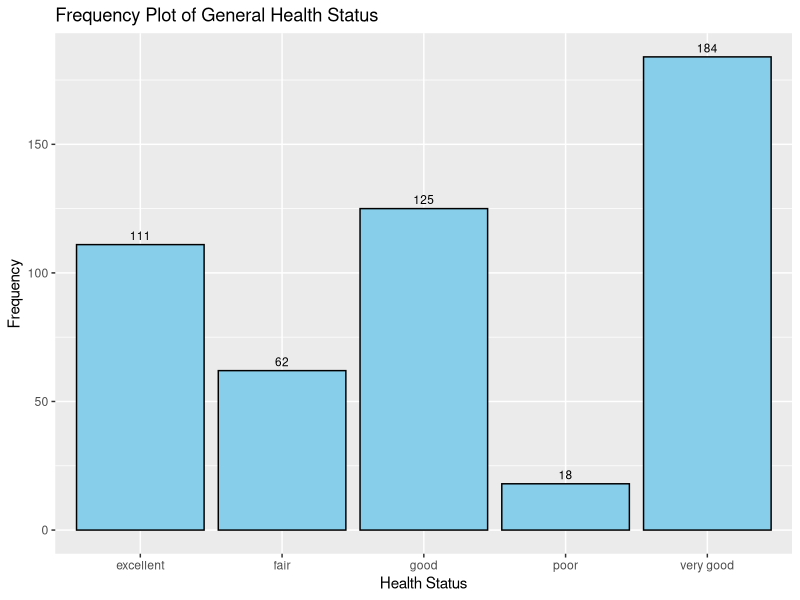
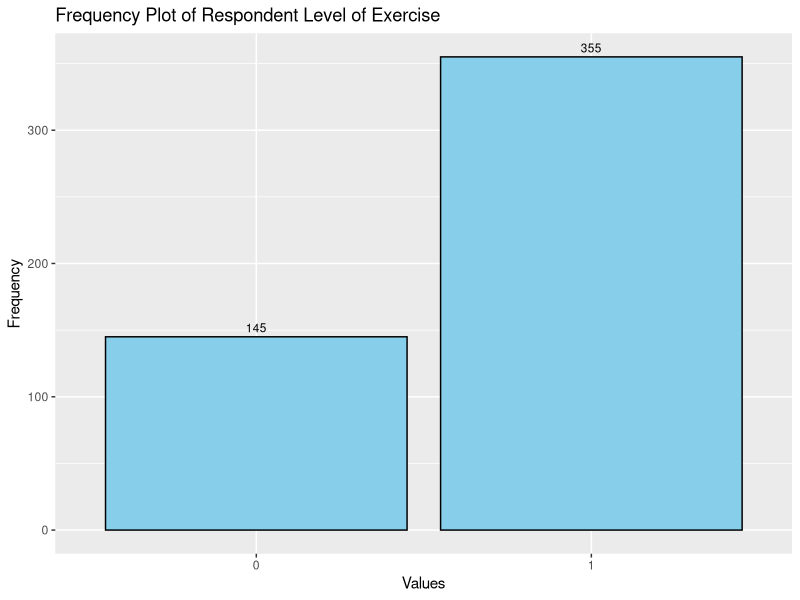
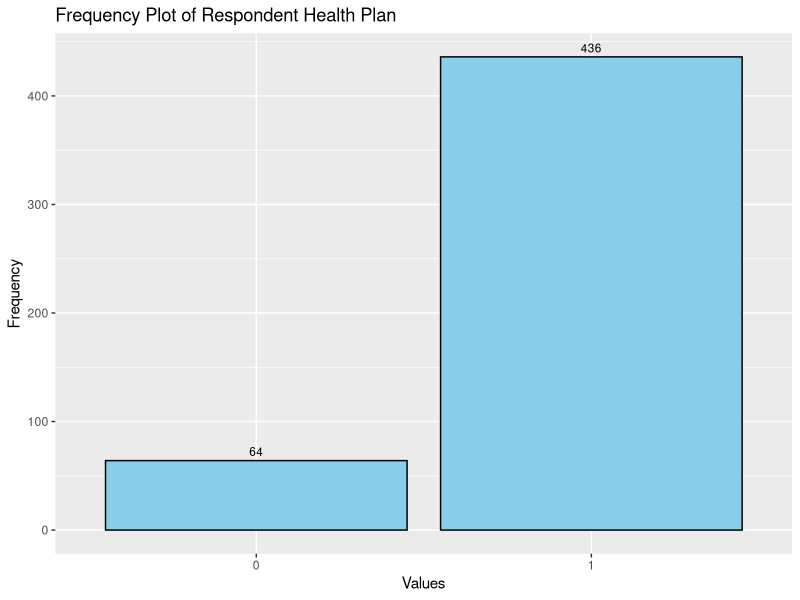
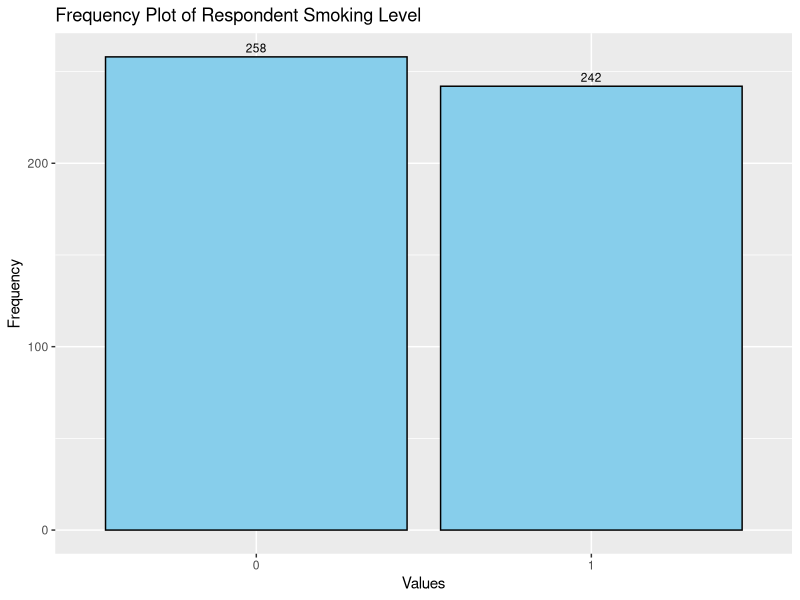
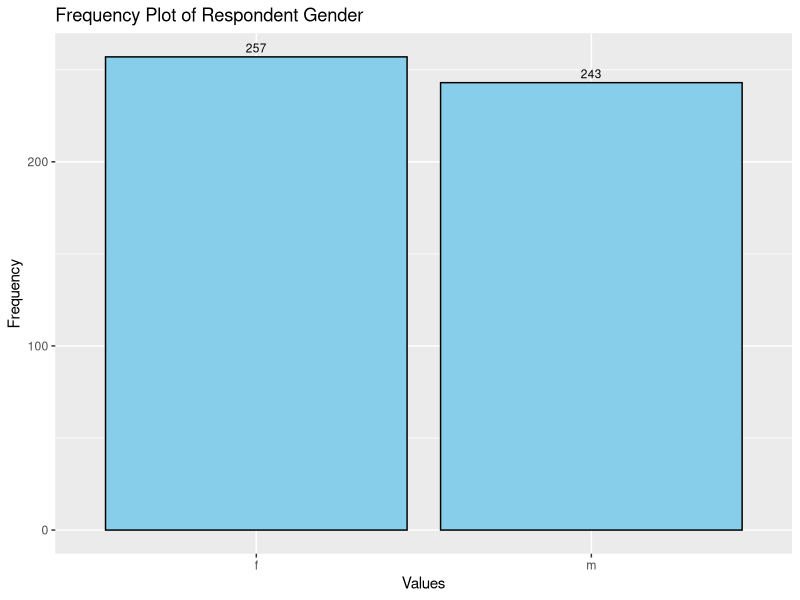
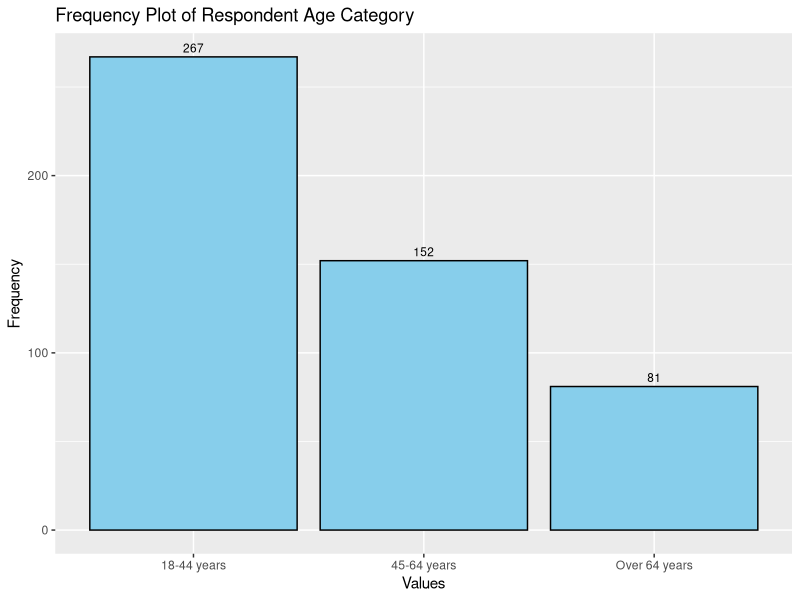
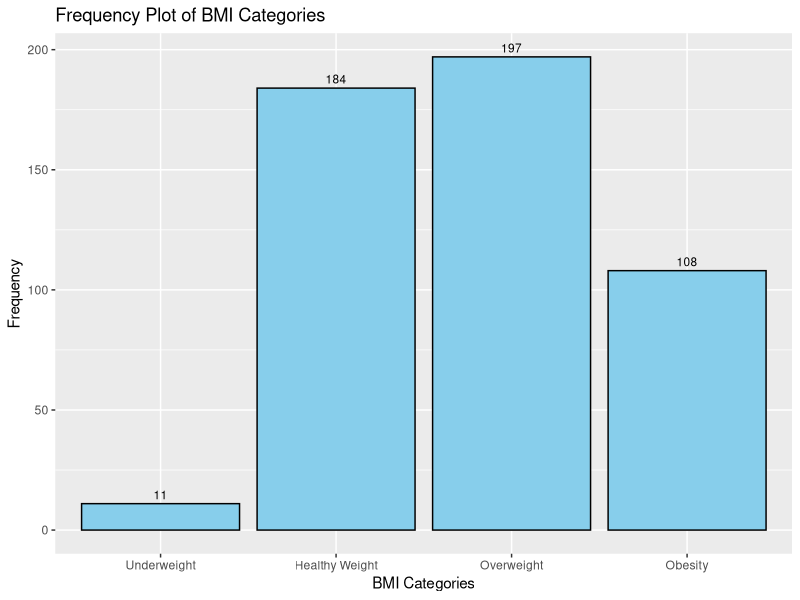
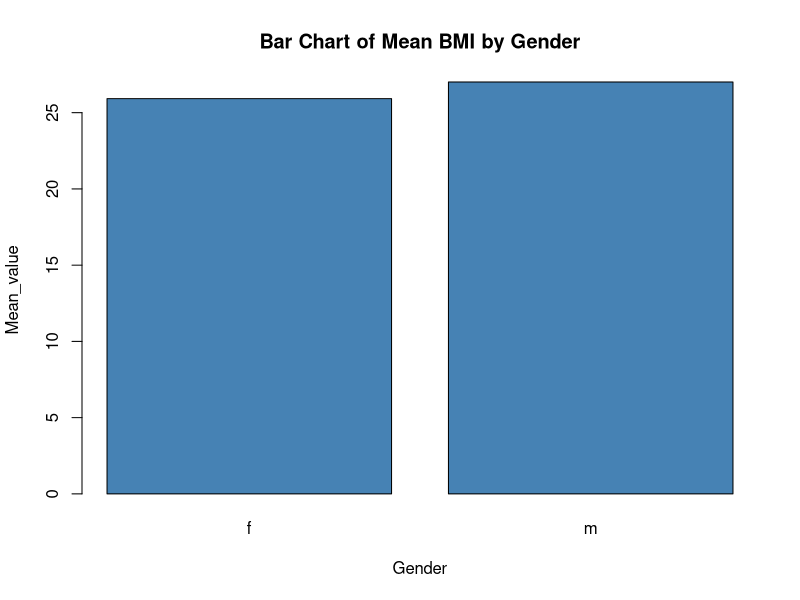

Source code (R) for these figures, in order:
#loading required library
library(magrittr) # needs to be run every time you start R and want to use %>%
library(dplyr)
library(ggplot2)


#import the dataset
data <- read.csv("Dataset_3652.csv")



#create a new column that houses the body mass index
#since the unit of weight and height are in pounds and inches respectively
#we divide the weight by the square of the value of the height and multiply by 703
data["BMI"] = (data["weight"] / ((data["height"] * 0.0254))^2) 



#check the maximum value of BMI
print(min(data$BMI))

#check the structure of the dataset
str(data)

#convert exercise, healthplan and smoke100 column to strings

data$exercise <- as.character(data$exercise)
data$healthplan <- as.character(data$healthplan)
data$smoke100 <- as.character(data$smoke100)

#recheck the structure of the dataset
str(data)

# Grouping the BMI into just underweight and healthy weight since maximum value of BMI is 24.86888
data["BMI_categories"] = cut(data$BMI, breaks = c(-Inf, 18.4, 24.9,29.9,Inf), 
                             labels = c("Underweight", "Healthy Weight", "Overweight", "Obesity"))




# Grouping the age into categories
data["age_categories"] = cut(data$age, breaks = c(17, 44, 64, Inf), 
                             labels = c("18-44 years", "45-64 years",  "Over 64 years"))


#check the first 10 values
print(head(data, n=10))

#creating frequency plot of general health status
df_health = data.frame((values=data$genhealth))

ggplot(df_health, aes(x=values)) +
  geom_bar(stat="count", fill="skyblue", color="black") +
  geom_text(stat="count", aes(label= after_stat(count)), vjust=-0.5, size=3) +
  labs(title="Frequency Plot of General Health Status", x="Health Status", y="Frequency")



#creating frequency plot of respondent level of exercise
df_exercise = data.frame((values=data$exercise))

ggplot(df_exercise, aes(x=values)) +
  geom_bar(stat="count", fill="skyblue", color="black") +
  geom_text(stat="count", aes(label= after_stat(count)), vjust=-0.5, size=3) +
  labs(title="Frequency Plot of Respondent Level of Exercise", x="Values", y="Frequency")


#creating frequency plot of respondent health plan
df_health_plan = data.frame((values=data$healthplan))

ggplot(df_health_plan, aes(x=values)) +
  geom_bar(stat="count", fill="skyblue", color="black") +
  geom_text(stat="count", aes(label= after_stat(count)), vjust=-0.5, size=3) +
  labs(title="Frequency Plot of Respondent Health Plan", x="Values", y="Frequency")


#creating frequency plot of respondent smoking level
df_smoke = data.frame((values=data$smoke100))

ggplot(df_smoke, aes(x=values)) +
  geom_bar(stat="count", fill="skyblue", color="black") +
  geom_text(stat="count", aes(label= after_stat(count)), vjust=-0.5, size=3) +
  labs(title="Frequency Plot of Respondent Smoking Level", x="Values", y="Frequency")


#creating frequency plot of respondent gender
df_gender = data.frame((values=data$gender))

ggplot(df_gender, aes(x=values)) +
  geom_bar(stat="count", fill="skyblue", color="black") +
  geom_text(stat="count", aes(label= after_stat(count)), vjust=-0.5, size=3) +
  labs(title="Frequency Plot of Respondent Gender", x="Values", y="Frequency")


#creating frequency plot of respondent age categories
df_age_cat = data.frame((values=data$age_categories))

ggplot(df_age_cat, aes(x=values)) +
  geom_bar(stat="count", fill="skyblue", color="black") +
  geom_text(stat="count", aes(label= after_stat(count)), vjust=-0.5, size=3) +
  labs(title="Frequency Plot of Respondent Age Category", x="Values", y="Frequency")

#creating frequency plot of BMI categories
df_BMI_cat = data.frame((values=data$BMI_categories))

ggplot(df_BMI_cat, aes(x=values)) +
  geom_bar(stat="count", fill="skyblue", color="black") +
  geom_text(stat="count", aes(label= after_stat(count)), vjust=-0.5, size=3) +
  labs(title="Frequency Plot of BMI Categories", x="BMI Categories", y="Frequency")

# Group the data by gender and calculate the average body mass index
Gender_BMI <- data[,c("gender", "BMI")]

average_gBMI <- Gender_BMI %>% 
  group_by(gender) %>% 
  summarise(mean_value = mean(BMI))


# Create a bar chart of the BMI mean value by gender
barplot(average_gBMI$mean_value, names.arg = average_gBMI$gender, 
        xlab = "Gender", ylab = "Mean_value", main = "Bar Chart of Mean BMI by Gender",
        col="steelblue")



# Group the data by smoke100 and calculate the average body mass index
smoke_BMI <- data[,c("smoke100", "BMI")]

average_sBMI <- smoke_BMI %>% 
  group_by(smoke100) %>% 
  summarise(mean_value = mean(BMI))


# Create a bar chart of the BMI mean value by smoke
barplot(average_sBMI$mean_value, names.arg = average_sBMI$smoke100, 
        xlab = "Smoke100", ylab = "Mean_value", main = "Bar Chart of Mean BMI by Smoke100",
        col="steelblue")



#slicing the data to have genhealth, gender and BMI
ggBMI <- data[,c("genhealth","gender", "BMI")]

#Grouping the sliced data by genhealth and gender
average_ggBMI <- ggBMI %>% 
  group_by(genhealth,gender) %>% 
  summarise(mean_value = mean(BMI))


# creating a bar plots of Mean_BMI by general health and gender
ggplot(average_ggBMI, aes(genhealth, mean_value, fill = gender)) +
  geom_bar(stat="identity", position = "dodge") + 
  labs(title="Plot of Mean_BMI by general health and gender")



#Creating a stacked barchart of Genhealth and Healthplan
gen_healthplan = data.frame(data$genhealth, data$healthplan)

ggplot(gen_healthplan, aes(x = data.genhealth, fill = data.healthplan)) +
  geom_bar(position = "stack") + 
  labs(title="Stacked barchart of general health and healthplan", y="count")


#Creating a stacked barchart of age category and exercise
age_exercise = data.frame(data$age_categories, data$exercise)

ggplot(age_exercise, aes(x = data.age_categories, fill = data.exercise)) +
  geom_bar(position = "stack") + 
  labs(title="Stacked barchart of age categories and exercise level", y="count")



#Creating a stacked barchart of BMI category and Smoke100
BMI_smoke = data.frame(data$BMI_categories, data$smoke100)

ggplot(BMI_smoke, aes(x = data.BMI_categories, fill = data.smoke100)) +
  geom_bar(position = "stack") + 
  labs(title="Stacked barchart of BMI_categories and smoke100", y="count")


#Creating a stacked barchart of Healthstatus and exercise
health_exer = data.frame(data$genhealth, data$exercise)

ggplot(health_exer, aes(x = data.genhealth, fill = data.exercise)) +
  geom_bar(position = "stack") + 
  labs(title="Stacked barchart of Health status and Exercise level", y="count")


#Creating a stacked barchart of Age categories and smoking level
age_smoke = data.frame(data$age_categories, data$smoke100)

ggplot(age_smoke, aes(x = data.age_categories, fill = data.smoke100)) +
  geom_bar(position = "stack") + 
  labs(title="Stacked barchart of Age Categories and Smoking", y="count")


#Creating a stacked barchart of Gender and smoking level
gender_smoke = data.frame(data$gender, data$smoke100)

ggplot(gender_smoke, aes(x = data.smoke100, fill = data.gender)) +
  geom_bar(position = "stack") + 
  labs(title="Stacked barchart of Gender and Smoking", y="count")


#Creating a stacked barchart of Gender and Exercise
gender_exer = data.frame(data$gender, data$exercise)

ggplot(gender_exer, aes(x = data.exercise, fill = data.gender)) +
  geom_bar(position = "stack") + 
  labs(title="Stacked barchart of Gender and Exercise", y="count")

#sTATISTICAL ANALYSIS

#is there any correlation between current weight and desired weight
correlation <- cor(data$weightdsr, data$weight)
print(correlation)

#scatterplot to ascertain our result
ggplot(data,
       aes(x=weight, y=weightdsr)) +
  geom_point()

#CHISQUARE ANALYSIS TO CHECK ASSOCIATION BETWEEN GENDER AND SMOKING
gender_smoke = data.frame(data$gender,data$smoke100)		 
gender_smoke = table(data$gender,data$smoke100)				 
print(gender_smoke) 

print(chisq.test(gender_smoke)) 


#CHISQUARE ANALYSIS TO CHECK ASSOCIATION BETWEED general health AND body mass index
health_BMI = data.frame(data$genhealth,data$BMI_categories)		 
health_BMI = table(data$genhealth,data$BMI_categories)				 
print(health_BMI) 

print(chisq.test(health_BMI)) 



#CHISQUARE ANALYSIS TO CHECK IF SMOKING IS RELATED TO RESPONDENT HEALTH
g_BMI = data.frame(data$smoke100,data$genhealth)		 
g_BMI = table(data$smoke100,data$genhealth)				 
print(g_BMI) 

print(chisq.test(g_BMI)) 



#CHISQUARE ANALYSIS TO CHECK IF GENHEALTH IS RELATED TO EXERCISE
g_exer = data.frame(data$genhealth,data$exercise)		 
g_exer = table(data$genhealth,data$exercise)				 
print(g_exer) 

print(chisq.test(g_exer)) 




#CHISQUARE ANALYSIS TO CHECK IF GENDER IS RELATED TO RESPONDENT HEALTH
g_health = data.frame(data$gender,data$genhealth)		 
g_health = table(data$gender,data$genhealth)				 
print(g_health) 

print(chisq.test(g_health)) 



#CHISQUARE ANALYSIS TO CHECK IF AGE CATEGORIES IS RELATED TO SMOKE
a_smoke = data.frame(data$age_categories,data$smoke100)		 
a_smoke = table(data$age_categories,data$smoke100)				 
print(a_smoke) 

print(chisq.test(a_smoke)) 



#CHISQUARE ANALYSIS TO CHECK IF GENDER IS RELATED TO RESPONDENT HEALTH PLAN
g_plan = data.frame(data$gender,data$healthplan)		 
g_plan = table(data$gender,data$healthplan)				 
print(g_plan) 

print(chisq.test(g_plan)) 




#CHISQUARE ANALYSIS TO CHECK ASSOCIATION BETWEED gender AND body mass index category
gen_BMI = data.frame(data$gender,data$BMI_categories)		 
gen_BMI = table(data$gender,data$BMI_categories)				 
print(gen_BMI) 

print(chisq.test(gen_BMI))




#CHISQUARE ANALYSIS TO CHECK IF GENDER IS RELATED TO EXERCISE
gen_exer = data.frame(data$gender,data$exercise)		 
gen_exer = table(data$gender,data$exercise)				 
print(gen_exer) 

print(chisq.test(gen_exer)) 



# R program to find the confidence interval for body mass index

# Calculate the mean of the sample data
mean_value <- mean(data$BMI)

# Compute the size
n <- length(data$BMI)

# Find the standard deviation
standard_deviation <- sd(data$BMI)

# Find the standard error
standard_error <- standard_deviation / sqrt(n)
alpha = 0.05
degrees_of_freedom = n - 1
t_score = qt(p=alpha/2, df=degrees_of_freedom,lower.tail=F)
margin_error <- t_score * standard_error

# Calculating lower bound and upper bound
lower_bound <- mean_value - margin_error
upper_bound <- mean_value + margin_error

# Print the confidence interval
print(c(lower_bound,upper_bound))



